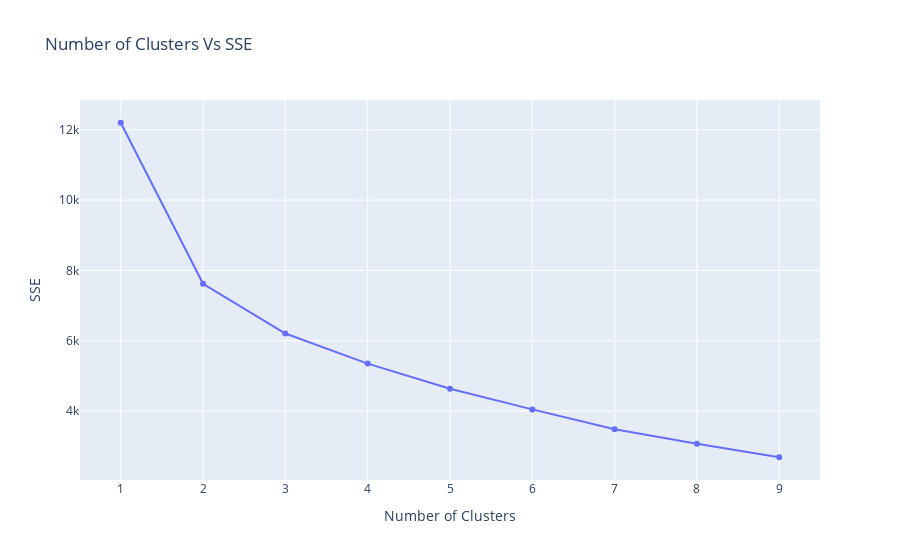

Write notebook code for a chart like this one.
### Code cell
trace0=go.Scatter(type="scatter",
                   x=list(sse_x.keys()),
                  y=list(sse_x.values()))

data=[trace0]

layout = go.Layout(title = 'Number of Clusters Vs SSE ',xaxis=dict(title= 'Number of Clusters'),
                   yaxis=dict(title= 'SSE'))

    
fig = go.Figure(data=data, layout=layout)    
iplot(fig)

### Figure 1 — Plotly figure (JSON) as saved in the notebook; plotly's stock layout.template omitted (floating-point values rounded to 4 significant figures)
{"data": [{"type": "scatter", "x": [1, 2, 3, 4, 5, 6, 7, 8, 9], "y": [12200.0, 7621.0, 6207.0, 5351.0, 4637.0, 4050.0, 3486.0, 3073.0, 2689.0]}], "layout": {"title": {"text": "Number of Clusters Vs SSE "}, "xaxis": {"title": {"text": "Number of Clusters"}}, "yaxis": {"title": {"text": "SSE"}}}}
